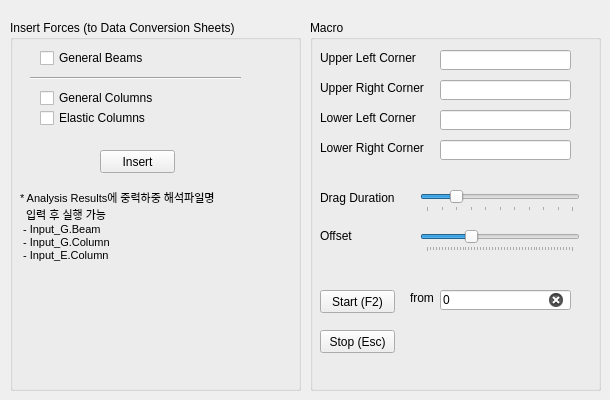
    <widget class="QWidget" name="tab2">
     <attribute name="title">
      <string>Modeling</string>
     </attribute>
     <widget class="QLabel" name="test">
      <property name="geometry">
       <rect>
        <x>440</x>
        <y>240</y>
        <width>56</width>
        <height>12</height>
       </rect>
      </property>
      <property name="text">
       <string/>
      </property>
     </widget>
     <widget class="QGroupBox" name="groupBox_9">
      <property name="geometry">
       <rect>
        <x>10</x>
        <y>20</y>
        <width>291</width>
        <height>371</height>
       </rect>
      </property>
      <property name="title">
       <string>Insert Forces (to Data Conversion Sheets)</string>
      </property>
      <widget class="QPushButton" name="insert_force_btn">
       <property name="geometry">
        <rect>
         <x>90</x>
         <y>130</y>
         <width>75</width>
         <height>23</height>
        </rect>
       </property>
       <property name="font">
        <font>
         <family>Arial</family>
         <weight>50</weight>
         <bold>false</bold>
        </font>
       </property>
       <property name="text">
        <string>Insert</string>
       </property>
      </widget>
      <widget class="QLabel" name="label_30">
       <property name="geometry">
        <rect>
         <x>10</x>
         <y>160</y>
         <width>231</width>
         <height>91</height>
        </rect>
       </property>
       <property name="font">
        <font>
         <family>Arial</family>
         <pointsize>8</pointsize>
         <weight>50</weight>
         <bold>false</bold>
        </font>
       </property>
       <property name="text">
        <string>* Analysis Results에 중력하중 해석파일명 
  입력 후 실행 가능 
 - Input_G.Beam 
 - Input_G.Column 
 - Input_E.Column</string>
       </property>
       <property name="textFormat">
        <enum>Qt::AutoText</enum>
       </property>
       <property name="alignment">
        <set>Qt::AlignLeading|Qt::AlignLeft|Qt::AlignVCenter</set>
       </property>
      </widget>
      <widget class="QCheckBox" name="insert_gbeam_checkbox">
       <property name="geometry">
        <rect>
         <x>30</x>
         <y>30</y>
         <width>121</width>
         <height>16</height>
        </rect>
       </property>
       <property name="font">
        <font>
         <family>Arial</family>
         <weight>50</weight>
         <bold>false</bold>
        </font>
       </property>
       <property name="text">
        <string>General Beams</string>
       </property>
       <property name="checked">
        <bool>false</bool>
       </property>
      </widget>
      <widget class="QCheckBox" name="insert_ecol_checkbox">
       <property name="geometry">
        <rect>
         <x>30</x>
         <y>90</y>
         <width>121</width>
         <height>16</height>
        </rect>
       </property>
       <property name="font">
        <font>
         <family>Arial</family>
         <weight>50</weight>
         <bold>false</bold>
        </font>
       </property>
       <property name="text">
        <string>Elastic Columns</string>
       </property>
       <property name="checked">
        <bool>false</bool>
       </property>
      </widget>
      <widget class="QCheckBox" name="insert_gcol_checkbox">
       <property name="geometry">
        <rect>
         <x>30</x>
         <y>70</y>
         <width>121</width>
         <height>16</height>
        </rect>
       </property>
       <property name="font">
        <font>
         <family>Arial</family>
         <weight>50</weight>
         <bold>false</bold>
        </font>
       </property>
       <property name="text">
        <string>General Columns</string>
       </property>
       <property name="checked">
        <bool>false</bool>
       </property>
      </widget>
      <widget class="Line" name="line_14">
       <property name="geometry">
        <rect>
         <x>20</x>
         <y>50</y>
         <width>211</width>
         <height>16</height>
        </rect>
       </property>
       <property name="orientation">
        <enum>Qt::Horizontal</enum>
       </property>
      </widget>
     </widget>
     <widget class="QGroupBox" name="groupBox_10">
      <property name="geometry">
       <rect>
        <x>310</x>
        <y>20</y>
        <width>291</width>
        <height>371</height>
       </rect>
      </property>
      <property name="title">
       <string>Macro</string>
      </property>
      <widget class="QLineEdit" name="up_right_coord_editbox">
       <property name="geometry">
        <rect>
         <x>130</x>
         <y>60</y>
         <width>131</width>
         <height>20</height>
        </rect>
       </property>
       <property name="font">
        <font>
         <family>Arial</family>
         <weight>50</weight>
         <bold>false</bold>
        </font>
       </property>
       <property name="text">
        <string/>
       </property>
       <property name="clearButtonEnabled">
        <bool>true</bool>
       </property>
      </widget>
      <widget class="QLineEdit" name="low_left_coord_editbox">
       <property name="geometry">
        <rect>
         <x>130</x>
         <y>90</y>
         <width>131</width>
         <height>20</height>
        </rect>
       </property>
       <property name="font">
        <font>
         <family>Arial</family>
         <weight>50</weight>
         <bold>false</bold>
        </font>
       </property>
       <property name="text">
        <string/>
       </property>
       <property name="clearButtonEnabled">
        <bool>true</bool>
       </property>
      </widget>
      <widget class="QSlider" name="offset_slider">
       <property name="geometry">
        <rect>
         <x>110</x>
         <y>210</y>
         <width>160</width>
         <height>22</height>
        </rect>
       </property>
       <property name="maximum">
        <number>49</number>
       </property>
       <property name="sliderPosition">
        <number>15</number>
       </property>
       <property name="orientation">
        <enum>Qt::Horizontal</enum>
       </property>
       <property name="invertedAppearance">
        <bool>false</bool>
       </property>
       <property name="invertedControls">
        <bool>false</bool>
       </property>
       <property name="tickPosition">
        <enum>QSlider::TicksBelow</enum>
       </property>
       <property name="tickInterval">
        <number>1</number>
       </property>
      </widget>
      <widget class="QLabel" name="label_34">
       <property name="geometry">
        <rect>
         <x>10</x>
         <y>120</y>
         <width>111</width>
         <height>16</height>
        </rect>
       </property>
       <property name="font">
        <font>
         <family>Arial</family>
         <weight>50</weight>
         <bold>false</bold>
        </font>
       </property>
       <property name="text">
        <string>Lower Right Corner</string>
       </property>
       <property name="alignment">
        <set>Qt::AlignLeading|Qt::AlignLeft|Qt::AlignVCenter</set>
       </property>
      </widget>
      <widget class="QLabel" name="label_35">
       <property name="geometry">
        <rect>
         <x>10</x>
         <y>30</y>
         <width>111</width>
         <height>16</height>
        </rect>
       </property>
       <property name="font">
        <font>
         <family>Arial</family>
         <weight>50</weight>
         <bold>false</bold>
        </font>
       </property>
       <property name="text">
        <string>Upper Left Corner</string>
       </property>
       <property name="alignment">
        <set>Qt::AlignLeading|Qt::AlignLeft|Qt::AlignVCenter</set>
       </property>
      </widget>
      <widget class="QLabel" name="label_36">
       <property name="geometry">
        <rect>
         <x>100</x>
         <y>270</y>
         <width>31</width>
         <height>16</height>
        </rect>
       </property>
       <property name="font">
        <font>
         <family>Arial</family>
         <weight>50</weight>
         <bold>false</bold>
        </font>
       </property>
       <property name="text">
        <string>from</string>
       </property>
       <property name="alignment">
        <set>Qt::AlignLeading|Qt::AlignLeft|Qt::AlignVCenter</set>
       </property>
      </widget>
      <widget class="QPushButton" name="show_result_btn">
       <property name="geometry">
        <rect>
         <x>10</x>
         <y>270</y>
         <width>75</width>
         <height>23</height>
        </rect>
       </property>
       <property name="font">
        <font>
         <family>Arial</family>
         <weight>50</weight>
         <bold>false</bold>
        </font>
       </property>
       <property name="text">
        <string>Start (F2)</string>
       </property>
       <property name="shortcut">
        <string>F2</string>
       </property>
      </widget>
      <widget class="QLineEdit" name="low_right_coord_editbox_2">
       <property name="geometry">
        <rect>
         <x>130</x>
         <y>270</y>
         <width>131</width>
         <height>20</height>
        </rect>
       </property>
       <property name="font">
        <font>
         <family>Arial</family>
         <weight>50</weight>
         <bold>false</bold>
        </font>
       </property>
       <property name="text">
        <string>0</string>
       </property>
       <property name="clearButtonEnabled">
        <bool>true</bool>
       </property>
      </widget>
      <widget class="QLabel" name="label_37">
       <property name="geometry">
        <rect>
         <x>10</x>
         <y>90</y>
         <width>111</width>
         <height>16</height>
        </rect>
       </property>
       <property name="font">
        <font>
         <family>Arial</family>
         <weight>50</weight>
         <bold>false</bold>
        </font>
       </property>
       <property name="text">
        <string>Lower Left Corner</string>
       </property>
       <property name="alignment">
        <set>Qt::AlignLeading|Qt::AlignLeft|Qt::AlignVCenter</set>
       </property>
      </widget>
      <widget class="QSlider" name="drag_duration_slider">
       <property name="geometry">
        <rect>
         <x>110</x>
         <y>170</y>
         <width>160</width>
         <height>22</height>
        </rect>
       </property>
       <property name="maximum">
        <number>10</number>
       </property>
       <property name="value">
        <number>2</number>
       </property>
       <property name="orientation">
        <enum>Qt::Horizontal</enum>
       </property>
       <property name="tickPosition">
        <enum>QSlider::TicksBelow</enum>
       </property>
       <property name="tickInterval">
        <number>1</number>
       </property>
      </widget>
      <widget class="QLineEdit" name="up_left_coord_editbox">
       <property name="geometry">
        <rect>
         <x>130</x>
         <y>30</y>
         <width>131</width>
         <height>20</height>
        </rect>
       </property>
       <property name="font">
        <font>
         <family>Arial</family>
         <weight>50</weight>
         <bold>false</bold>
        </font>
       </property>
       <property name="text">
        <string/>
       </property>
       <property name="clearButtonEnabled">
        <bool>true</bool>
       </property>
      </widget>
      <widget class="QLabel" name="label_38">
       <property name="geometry">
        <rect>
         <x>10</x>
         <y>170</y>
         <width>81</width>
         <height>16</height>
        </rect>
       </property>
       <property name="font">
        <font>
         <family>Arial</family>
         <weight>50</weight>
         <bold>false</bold>
        </font>
       </property>
       <property name="text">
        <string>Drag Duration</string>
       </property>
      </widget>
      <widget class="QLabel" name="label_2">
       <property name="geometry">
        <rect>
         <x>10</x>
         <y>210</y>
         <width>56</width>
         <height>12</height>
        </rect>
       </property>
       <property name="font">
        <font>
         <family>Arial</family>
         <weight>50</weight>
         <bold>false</bold>
        </font>
       </property>
       <property name="text">
        <string>Offset</string>
       </property>
      </widget>
      <widget class="QLineEdit" name="low_right_coord_editbox">
       <property name="geometry">
        <rect>
         <x>130</x>
         <y>120</y>
         <width>131</width>
         <height>20</height>
        </rect>
       </property>
       <property name="font">
        <font>
         <family>Arial</family>
         <weight>50</weight>
         <bold>false</bold>
        </font>
       </property>
       <property name="text">
        <string/>
       </property>
       <property name="clearButtonEnabled">
        <bool>true</bool>
       </property>
      </widget>
      <widget class="QPushButton" name="show_result_btn_2">
       <property name="geometry">
        <rect>
         <x>10</x>
         <y>310</y>
         <width>75</width>
         <height>23</height>
        </rect>
       </property>
       <property name="font">
        <font>
         <family>Arial</family>
         <weight>50</weight>
         <bold>false</bold>
        </font>
       </property>
       <property name="text">
        <string>Stop (Esc)</string>
       </property>
       <property name="shortcut">
        <string>Esc</string>
       </property>
      </widget>
      <widget class="QLabel" name="label_39">
       <property name="geometry">
        <rect>
         <x>10</x>
         <y>60</y>
         <width>111</width>
         <height>16</height>
        </rect>
       </property>
       <property name="font">
        <font>
         <family>Arial</family>
         <weight>50</weight>
         <bold>false</bold>
        </font>
       </property>
       <property name="text">
        <string>Upper Right Corner</string>
       </property>
       <property name="alignment">
        <set>Qt::AlignLeading|Qt::AlignLeft|Qt::AlignVCenter</set>
       </property>
      </widget>
     </widget>
    </widget>
